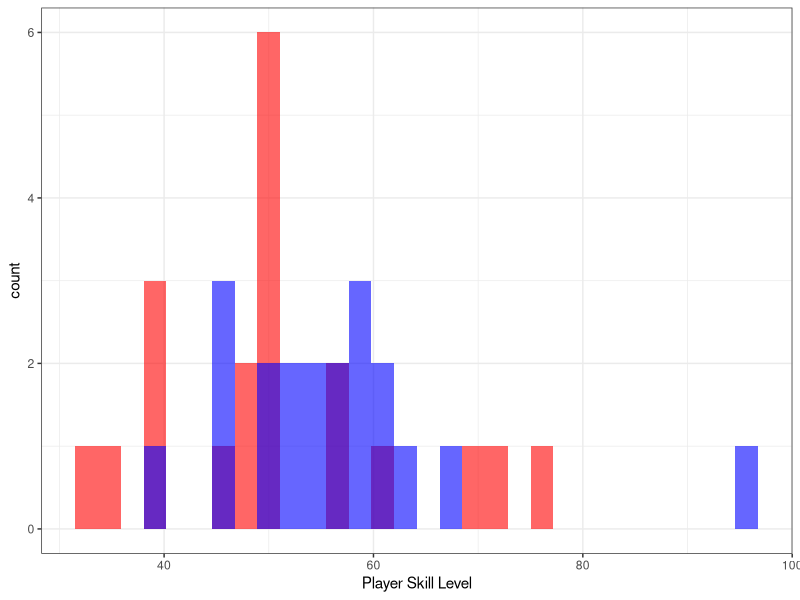
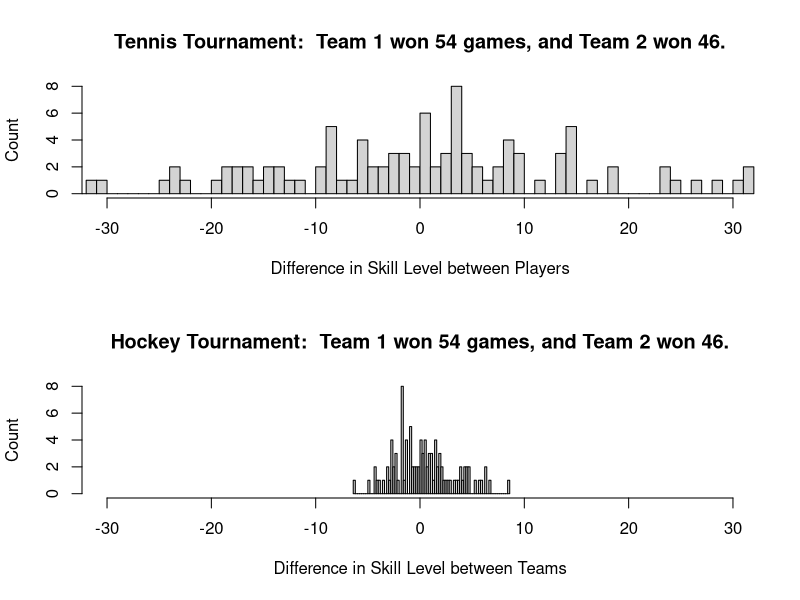

These charts were generated, in order, by the following R code:
## ---- chunk 1
library(ggplot2)
library(magrittr)

team_average_1 <- 50
team_average_2 <- 55
std_dev <- 10
number_players <- 20

set.seed(09876)
team_1 <- rnorm(n = number_players, 
                mean = team_average_1, 
                sd = std_dev)
team_2 <- rnorm(n = number_players, 
                mean = team_average_2, 
                sd = std_dev)

player_scores <- c(team_1, team_2)
team_id <- c(rep("team_1", number_players),
             rep("team_2", number_players))

teams_df <- data.frame(player_scores, 
                      team_id)

# Who's better?
teams_df %>% 
  ggplot(aes(player_scores)) + 
  geom_histogram(data = subset(teams_df, team_id == "team_1"), 
                 fill = "red", alpha = 0.6) + 
  geom_histogram(data = subset(teams_df, team_id == "team_2"), 
                 fill = "blue", alpha = 0.6) + 
  theme_bw() + 
  labs(x = "Player Skill Level")

## ---- chunk 2
winner_winner_chicken_dinner <- function(team_average_1,
                                         team_average_2,
                                         std_dev,
                                         number_players,
                                         number_games){
  
  team_1_vec <- vector()

  for(game in 1:number_games){
    team_1 <- rnorm(n = number_players, 
                    mean = team_average_1, 
                    sd = std_dev)
    team_2 <- rnorm(n = number_players, 
                    mean = team_average_2, 
                    sd = std_dev)
    if(mean(team_1) > mean(team_2)){
      team_1_vec <- c(team_1_vec, 1)
      } 
  }
  
  conclusion <- paste('Team 1 won ', 
                      sum(team_1_vec), 
                      " games, and Team 2 won ",
                      (number_games - sum(team_1_vec)),
                      ".", 
                      sep = "")
  
  return(conclusion)
}

set.seed(12345)
tournament_1 <- winner_winner_chicken_dinner(team_average_1 = 50, 
                                             team_average_2 = 50, 
                                             std_dev = 10, 
                                             number_players = 20, 
                                             number_games = 100)
print(tournament_1)

## ---- chunk 3
set.seed(12345)
tennis_tournament <- winner_winner_chicken_dinner(team_average_1 = 50,
                                                  team_average_2 = 50, 
                                                  std_dev = 10,
                                                  number_players = 1,
                                                  number_games = 100)
print(tennis_tournament)
## ---- chunk 4
#Let's update this function:
winner_winner_chicken_dinner <- function(team_average_1,
                                         team_average_2,
                                         std_dev,
                                         number_players,
                                         number_games){
  
  team_1_vec <- vector()
  team_1_minus_2 <- vector()
  for(game in 1:number_games){
    team_1 <- rnorm(n = number_players, 
                    mean = team_average_1, 
                    sd = std_dev)
    team_2 <- rnorm(n = number_players, 
                    mean = team_average_2, 
                    sd = std_dev)
    if(mean(team_1) > mean(team_2)){
      team_1_vec <- c(team_1_vec, 1)
    } 
    team_1_minus_2 <- c(team_1_minus_2, mean(team_1) - mean(team_2))
  }
  
  conclusion <- paste('Team 1 won ', 
                      sum(team_1_vec), 
                      " games, and Team 2 won ",
                      (number_games - sum(team_1_vec)),
                      ".", 
                      sep = "")
  finale <- list(conclusion, team_1_minus_2)
  return(finale)
}

# Tennis tournament taking into account magnitude of difference:
tennis_tournament2 <- winner_winner_chicken_dinner(team_average_1 = 50,
                                                  team_average_2 = 50, 
                                                  std_dev = 10,
                                                  number_players = 1,
                                                  number_games = 100)
hockey_tournament <- winner_winner_chicken_dinner(team_average_1 = 50,
                                                  team_average_2 = 50,
                                                  std_dev = 10,
                                                  number_players = 20,
                                                  number_games = 100)
par(mfrow = c(2, 1))

hist(tennis_tournament2[[2]], 
     main = paste("Tennis Tournament: ", tennis_tournament2[[1]]),
     ylab = "Count",
     xlab = "Difference in Skill Level between Players",
     xlim = c(-30, 30), breaks = 60)

hist(hockey_tournament[[2]],
     main = paste("Hockey Tournament: ", hockey_tournament[[1]]),
     ylab = "Count",
     xlab = "Difference in Skill Level between Teams",
     xlim = c(-30, 30), breaks = 60)

